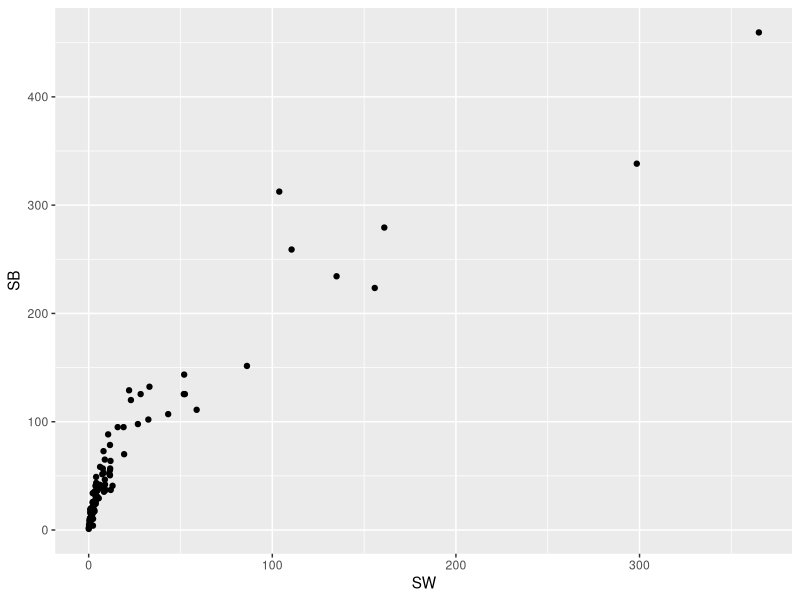

Generate this figure with R:
## ---- chunk 1
library(ggplot2)
library(ape)
data(carnivora)
qplot(SW, SB, data=carnivora)
